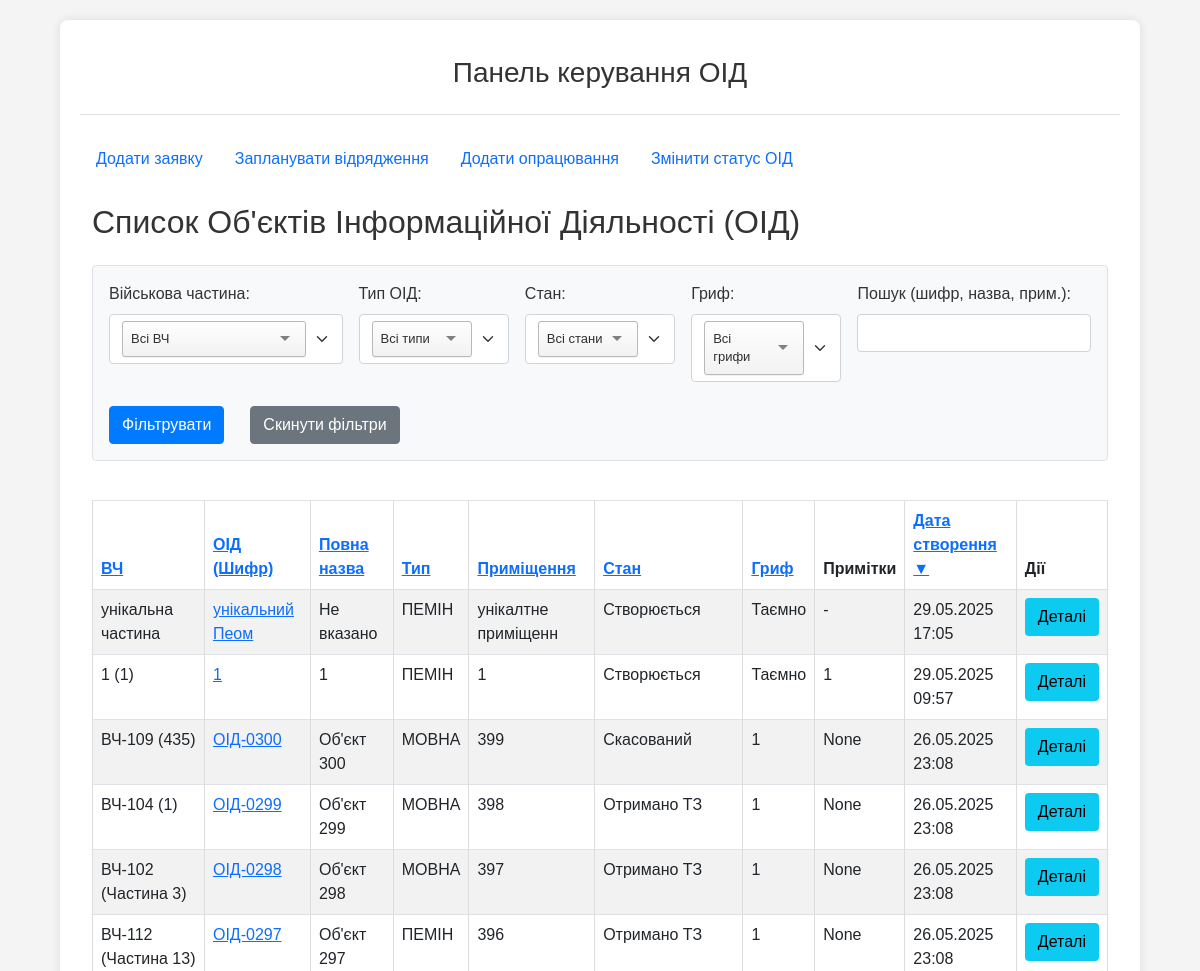
Before: /oids/oids-list/ (upper part) with the older database file.
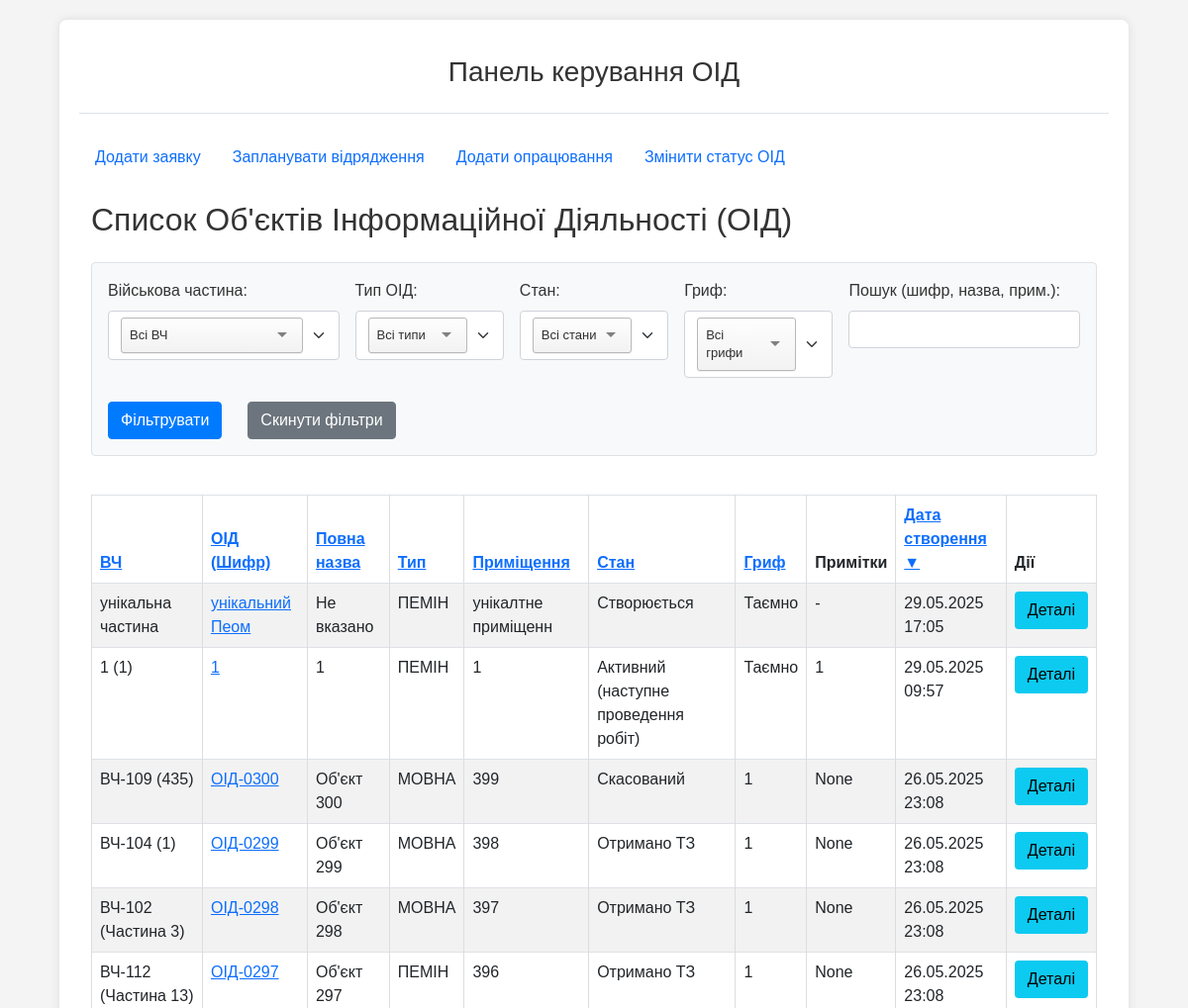
After: the same page with the newer database file.
### oids/models.py (models this page shows, shortened)
class OID(models.Model):
    unit = models.ForeignKey(
        Unit,
        on_delete=models.CASCADE,
        verbose_name="Військова частина",
        related_name='oids' # Дозволить отримати всі ОІД для частини: `unit_instance.oids.all()`
    )
    oid_type = models.CharField(max_length=10, choices=OIDTypeChoices.choices, verbose_name="Тип ОІД")
    cipher = models.CharField(max_length=100, verbose_name="Шифр ОІД", unique=True) # Додав шифр, як вказано в описі
    sec_level = models.CharField(max_length=15, choices=SecLevelChoices.choices, verbose_name="Гриф")
    full_name = models.CharField(max_length=255, verbose_name="Повна назва ОІД", blank=True, null=True) # Змінив name на full_name
    room = models.CharField(max_length=255, verbose_name="Приміщення №")
    status = models.CharField(max_length=30, choices=OIDStatusChoices.choices, default=OIDStatusChoices.NEW, verbose_name="Поточний стан ОІД")
    note = models.TextField(verbose_name="Примітка", blank=True, null=True)
    created_at = models.DateTimeField(auto_now_add=True, verbose_name="Дата створення запису")
    updated_at = models.DateTimeField(auto_now=True, verbose_name="Дата останнього оновлення")
    class Meta:
        verbose_name = "Об’єкт інформаційної діяльності (ОІД)"
        verbose_name_plural = "Об’єкти інформаційної діяльності (ОІД)"

class Unit(models.Model):
    territorial_management = models.ForeignKey(
        TerritorialManagement,
        on_delete=models.SET_NULL, # Якщо ТУ видаляється, частина може залишитися, але без прив'язки до ТУ.
        null=True,
        blank=True,
        verbose_name="Територіальне управління",
        related_name='units' # Дозволить отримати всі частини для ТУ: `tu_instance.units.all()`
    )
    code = models.CharField(max_length=50, unique=True, verbose_name="Код частини (номер)")
    name = models.CharField(max_length=255, verbose_name="Назва військової частини", blank=True, null=True) # Можливо, назва не завжди потрібна, якщо є код
    city = models.CharField(max_length=100, verbose_name="Місто розташування") # Збільшив max_length для міст
    distance_from_gu = models.PositiveIntegerField(verbose_name="Відстань від ГУ (км)", blank=True, null=True) # Змінив на PositiveIntegerField
    unit_groups = models.ManyToManyField(
        UnitGroup,
        blank=True,
        verbose_name="Групи військових частин",
        related_name='units' # Дозволить отримати всі частини для групи: `group_instance.units.all()`
    )
    note = models.TextField(verbose_name="Примітки", blank=True, null=True)
    class Meta:
        verbose_name = "Військова частина"
        verbose_name_plural = "Військові частини"

### oids/views.py (the view, shortened to what this page needs)
# urls.py: path('oids-list/', views.oid_list_view, name='list_oids'), # назва oids_list_view щоб не плутати з oid_detail_view
def oid_list_view(request):
    oid_list_queryset = OID.objects.select_related(
        'unit',  # Завантажуємо пов'язану військову частину
        'unit__territorial_management' # А також ТУ для ВЧ, якщо потрібно (наприклад, для відображення)
    )
    filter_unit_id_str = request.GET.get('filter_unit')
    filter_oid_type = request.GET.get('filter_oid_type')
    filter_status = request.GET.get('filter_status')
    filter_sec_level = request.GET.get('filter_sec_level')
    search_query = request.GET.get('search_query')
    current_filter_unit_id = None
    if filter_unit_id_str and filter_unit_id_str.isdigit():
        current_filter_unit_id = int(filter_unit_id_str)
        oid_list_queryset = oid_list_queryset.filter(unit__id=current_filter_unit_id)
    if filter_oid_type:
        oid_list_queryset = oid_list_queryset.filter(oid_type=filter_oid_type)
    if filter_status:
        oid_list_queryset = oid_list_queryset.filter(status=filter_status)
    if filter_sec_level:
        oid_list_queryset = oid_list_queryset.filter(sec_level=filter_sec_level)
    sort_by_param = request.GET.get('sort_by', '-created_at') # За замовчуванням - новіші ОІД
    sort_order_from_request = request.GET.get('sort_order', '') # 'asc' або 'desc'
    actual_sort_order_is_desc = False
    if sort_by_param.startswith('-'):
        actual_sort_order_is_desc = True
        sort_by_param_cleaned = sort_by_param[1:]
    else:
        sort_by_param_cleaned = sort_by_param
        if sort_order_from_request == 'desc':
            actual_sort_order_is_desc = True
    valid_sort_fields = {
        'unit': 'unit__code',
        'cipher': 'cipher',
        'full_name': 'full_name',
        'oid_type': 'oid_type',
        'room': 'room',
        'status': 'status',
        'sec_level': 'sec_level',
        'created_at': 'created_at' # Додаємо поле для сортування за датою створення
    }
    order_by_field_key = valid_sort_fields.get(sort_by_param_cleaned, 'created_at')
    final_order_by_field = f"-{order_by_field_key}" if actual_sort_order_is_desc else order_by_field_key
    if order_by_field_key == 'created_at':
        secondary_sort = 'cipher'
    elif order_by_field_key == 'cipher':
        secondary_sort = '-created_at'
    else:
        secondary_sort = '-created_at' # Загальне вторинне сортування
    oid_list_queryset = oid_list_queryset.order_by(final_order_by_field, secondary_sort)
    paginator = Paginator(oid_list_queryset, 25) # 25 ОІД на сторінку
    page_number = request.GET.get('page')
    page_obj = paginator.get_page(page_number)
    units_for_filter = Unit.objects.all().order_by('code')
    oid_type_choices_for_filter = OIDTypeChoices.choices
    oid_status_choices_for_filter = OIDStatusChoices.choices
    sec_level_choices_for_filter = SecLevelChoices.choices
    context = {
        'page_title': 'Список Об\'єктів Інформаційної Діяльності (ОІД)',
        'object_list': page_obj, # 'object_list' використовується у вашому шаблоні
        'page_obj': page_obj,    # для пагінації
        'units_for_filter': units_for_filter,
        'oid_type_choices_for_filter': oid_type_choices_for_filter,
        'oid_status_choices_for_filter': oid_status_choices_for_filter,
        'sec_level_choices_for_filter': sec_level_choices_for_filter,
        'current_filter_unit_id': current_filter_unit_id,
        'current_filter_oid_type': filter_oid_type,
        'current_filter_status': filter_status,
        'current_filter_sec_level': filter_sec_level,
        'current_search_query': search_query,
        'current_sort_by': sort_by_param_cleaned, # Чистий параметр сортування
        'current_sort_order_is_desc': actual_sort_order_is_desc, # Поточний напрямок desc (true/false)
    }
    return render(request, 'oids/lists/oid_list.html', context)

### oids/templates/oids/lists/oid_list.html (shortened to what the changed rows need)
{% extends "oids/base.html" %}
{% block content %}
<div class="container-fluid">
	<h2 class="mb-4">{{ page_title }}</h2>
	{% if object_list %}
	<div class="table-responsive">
		<table class="table table-striped table-bordered table-hover">
			<thead class="thead-dark">
				<tr>
					{% url 'oids:list_oids' as list_url %}
					{% with unit_param=current_filter_unit_id|default_if_none:""|stringformat:"s" type_param=current_filter_oid_type|default_if_none:"" status_param=current_filter_status|default_if_none:"" sec_param=current_filter_sec_level|default_if_none:"" search_param=current_search_query|default_if_none:"" %}
					{% with base_filter_params="filter_unit="|add:unit_param|add:"&filter_oid_type="|add:type_param|add:"&filter_status="|add:status_param|add:"&filter_sec_level="|add:sec_param|add:"&search_query="|add:search_param %}
					<th>
						<a href="{{ list_url }}?sort_by=unit&sort_order={% if current_sort_by == 'unit' and not current_sort_order_is_desc %}desc{% else %}asc{% endif %}&{{ base_filter_params }}">
							ВЧ {% if current_sort_by == 'unit' %}{% if current_sort_order_is_desc %}▼{% else %}▲{% endif %}{% endif %}
						</a>
					</th>
					<th>
						<a href="{{ list_url }}?sort_by=cipher&sort_order={% if current_sort_by == 'cipher' and not current_sort_order_is_desc %}desc{% else %}asc{% endif %}&{{ base_filter_params }}">
							ОІД (Шифр) {% if current_sort_by == 'cipher' %}{% if current_sort_order_is_desc %}▼{% else %}▲{% endif %}{% endif %}
						</a>
					</th>
					<th>
						<a href="{{ list_url }}?sort_by=full_name&sort_order={% if current_sort_by == 'full_name' and not current_sort_order_is_desc %}desc{% else %}asc{% endif %}&{{ base_filter_params }}">
							Повна назва {% if current_sort_by == 'full_name' %}{% if current_sort_order_is_desc %}▼{% else %}▲{% endif %}{% endif %}
						</a>
					</th>
					<th>
						<a href="{{ list_url }}?sort_by=oid_type&sort_order={% if current_sort_by == 'oid_type' and not current_sort_order_is_desc %}desc{% else %}asc{% endif %}&{{ base_filter_params }}">
							Тип {% if current_sort_by == 'oid_type' %}{% if current_sort_order_is_desc %}▼{% else %}▲{% endif %}{% endif %}
						</a>
					</th>
					<th>
						<a href="{{ list_url }}?sort_by=room&sort_order={% if current_sort_by == 'room' and not current_sort_order_is_desc %}desc{% else %}asc{% endif %}&{{ base_filter_params }}">
							Приміщення {% if current_sort_by == 'room' %}{% if current_sort_order_is_desc %}▼{% else %}▲{% endif %}{% endif %}
						</a>
					</th>
					<th>
						<a href="{{ list_url }}?sort_by=status&sort_order={% if current_sort_by == 'status' and not current_sort_order_is_desc %}desc{% else %}asc{% endif %}&{{ base_filter_params }}">
							Стан {% if current_sort_by == 'status' %}{% if current_sort_order_is_desc %}▼{% else %}▲{% endif %}{% endif %}
						</a>
					</th>
					<th>
						<a href="{{ list_url }}?sort_by=sec_level&sort_order={% if current_sort_by == 'sec_level' and not current_sort_order_is_desc %}desc{% else %}asc{% endif %}&{{ base_filter_params }}">
							Гриф {% if current_sort_by == 'sec_level' %}{% if current_sort_order_is_desc %}▼{% else %}▲{% endif %}{% endif %}
						</a>
					</th>
					<th>Примітки</th>
					<th>
						<a href="{{ list_url }}?sort_by=created_at&sort_order={% if current_sort_by == 'created_at' and not current_sort_order_is_desc %}desc{% else %}asc{% endif %}&{{ base_filter_params }}">
							Дата створення {% if current_sort_by == 'created_at' %}{% if current_sort_order_is_desc %}▼{% else %}▲{% endif %}{% endif %}
						</a>
					</th>
					<th>Дії</th>
					{% endwith %}
					{% endwith %}
				</tr>
			</thead>
			<tbody>
				{% for oid_item in object_list %}
				<tr>
					<td>
						{% if oid_item.unit %}
						{{ oid_item.unit.code }}
						{% if oid_item.unit.name %}({{ oid_item.unit.name }}){% endif %}
						{% else %}
						N/A
						{% endif %}
					</td>
					<td>
						<a href="{% url 'oids:oid_detail_view_name' oid_item.id %}">
							{{ oid_item.cipher }}
						</a>
					</td>
					<td>{{ oid_item.full_name|default_if_none:"Не вказано" }}</td>
					<td>{{ oid_item.get_oid_type_display }}</td>
					<td>{{ oid_item.room|default_if_none:"-" }}</td>
					<td>{{ oid_item.get_status_display }}</td>
					<td>{{ oid_item.get_sec_level_display }}</td>
					<td>{{ oid_item.note|truncatewords:10|default:"-" }}</td>
					<td>{{ oid_item.created_at|date:"d.m.Y H:i"|default:"-" }}</td>
					<td>
						<a href="{% url 'oids:oid_detail_view_name' oid_item.id %}" class="btn btn-sm btn-info">Деталі</a>
					</td>
				</tr>
				{% endfor %}
			</tbody>
		</table>
	</div>
	{% endif %}
</div>
{% endblock %}

Changed rows visible on the page:
changed OID: status "Створюється" → "Активний (наступне проведення робіт)"
